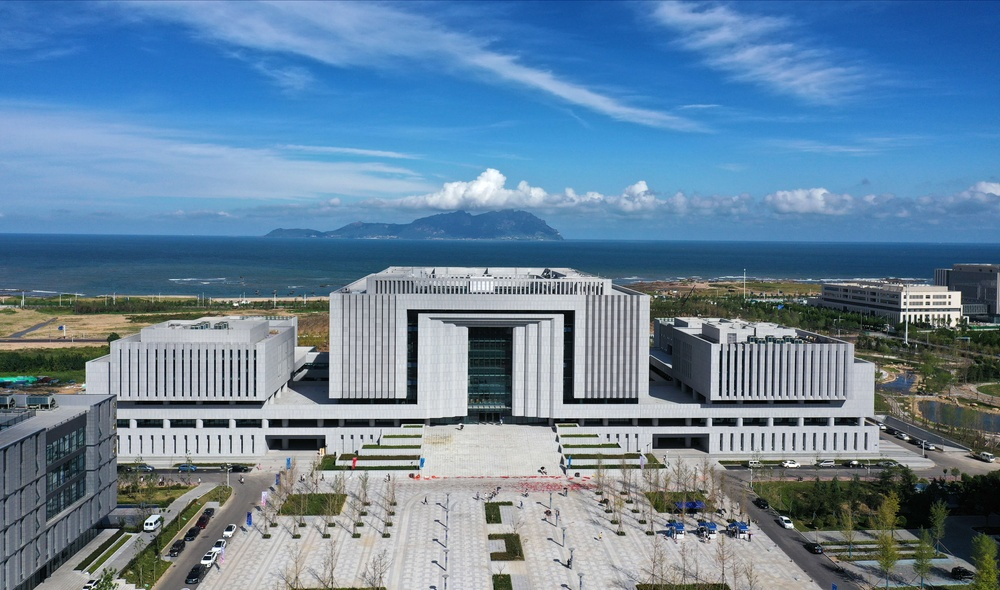
#> input picture week3/python/picture.jpg, 1000 x 590 px, shrunk from 5472 x 3229 before the run
$ python visual2.py
#> lines starting #> are read from the running program, lines starting #| are printed output that depends on the picture
from PIL import Image
from pylab import *
 # 读取图像到数组中
im = array(Image.open('picture.jpg').convert('L'))
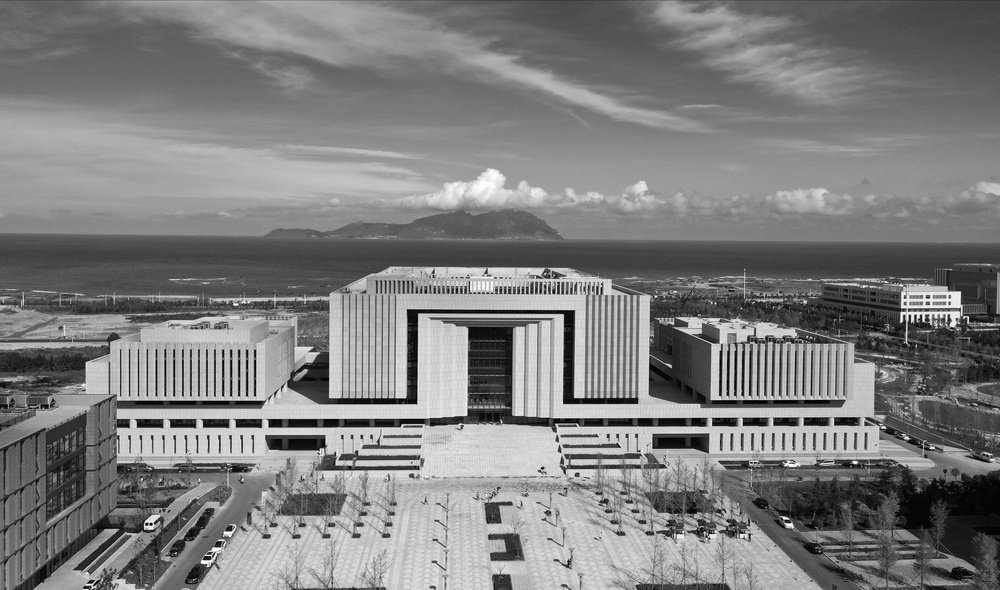
#> im: shape (590, 1000); min 0, max 255, mean 126.1
 # 新建一个图像
figure()
 # 不使用颜色信息
gray()
 # 在原点的左上角显示轮廓图像
contour(im, origin='image')
axis('equal')
axis('off')
figure()
hist(im.flatten(),128)
show()
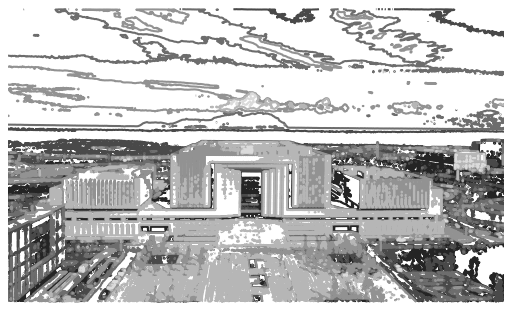
#> figure drawn by matplotlib, 1 panel
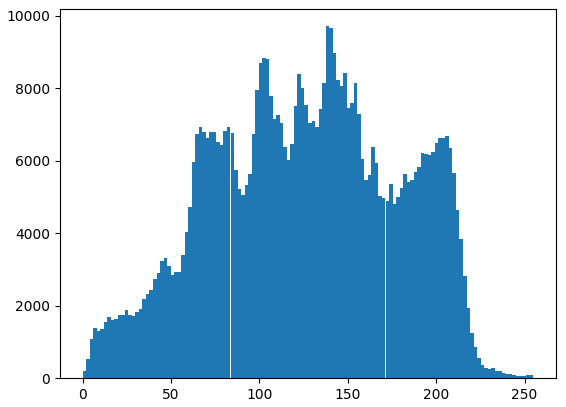
#> figure drawn by matplotlib, 1 panel; tallest bar 9709 high, from x = 137.5 to 139.5
